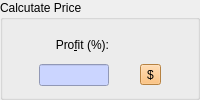
    <widget class="QGroupBox" name="groupBox">
     <property name="sizePolicy">
      <sizepolicy hsizetype="Minimum" vsizetype="Preferred">
       <horstretch>0</horstretch>
       <verstretch>0</verstretch>
      </sizepolicy>
     </property>
     <property name="minimumSize">
      <size>
       <width>150</width>
       <height>0</height>
      </size>
     </property>
     <property name="title">
      <string>Calcutate Price</string>
     </property>
     <layout class="QGridLayout">
      <item row="1" column="1">
       <widget class="QToolButton" name="btnCalculatePrice">
        <property name="palette">
         <palette>
          <active>
           <colorrole role="WindowText">
            <brush brushstyle="SolidPattern">
             <color alpha="255">
              <red>0</red>
              <green>0</green>
              <blue>0</blue>
             </color>
            </brush>
           </colorrole>
           <colorrole role="Button">
            <brush brushstyle="SolidPattern">
             <color alpha="255">
              <red>255</red>
              <green>182</green>
              <blue>93</blue>
             </color>
            </brush>
           </colorrole>
           <colorrole role="Light">
            <brush brushstyle="SolidPattern">
             <color alpha="255">
              <red>255</red>
              <green>240</green>
              <blue>221</blue>
             </color>
            </brush>
           </colorrole>
           <colorrole role="Midlight">
            <brush brushstyle="SolidPattern">
             <color alpha="255">
              <red>255</red>
              <green>211</green>
              <blue>157</blue>
             </color>
            </brush>
           </colorrole>
           <colorrole role="Dark">
            <brush brushstyle="SolidPattern">
             <color alpha="255">
              <red>127</red>
              <green>91</green>
              <blue>46</blue>
             </color>
            </brush>
           </colorrole>
           <colorrole role="Mid">
            <brush brushstyle="SolidPattern">
             <color alpha="255">
              <red>170</red>
              <green>121</green>
              <blue>62</blue>
             </color>
            </brush>
           </colorrole>
           <colorrole role="Text">
            <brush brushstyle="SolidPattern">
             <color alpha="255">
              <red>0</red>
              <green>0</green>
              <blue>0</blue>
             </color>
            </brush>
           </colorrole>
           <colorrole role="BrightText">
            <brush brushstyle="SolidPattern">
             <color alpha="255">
              <red>255</red>
              <green>255</green>
              <blue>255</blue>
             </color>
            </brush>
           </colorrole>
           <colorrole role="ButtonText">
            <brush brushstyle="SolidPattern">
             <color alpha="255">
              <red>0</red>
              <green>0</green>
              <blue>0</blue>
             </color>
            </brush>
           </colorrole>
           <colorrole role="Base">
            <brush brushstyle="SolidPattern">
             <color alpha="255">
              <red>255</red>
              <green>255</green>
              <blue>255</blue>
             </color>
            </brush>
           </colorrole>
           <colorrole role="Window">
            <brush brushstyle="SolidPattern">
             <color alpha="255">
              <red>255</red>
              <green>182</green>
              <blue>93</blue>
             </color>
            </brush>
           </colorrole>
           <colorrole role="Shadow">
            <brush brushstyle="SolidPattern">
             <color alpha="255">
              <red>0</red>
              <green>0</green>
              <blue>0</blue>
             </color>
            </brush>
           </colorrole>
           <colorrole role="AlternateBase">
            <brush brushstyle="SolidPattern">
             <color alpha="255">
              <red>255</red>
              <green>218</green>
              <blue>174</blue>
             </color>
            </brush>
           </colorrole>
          </active>
          <inactive>
           <colorrole role="WindowText">
            <brush brushstyle="SolidPattern">
             <color alpha="255">
              <red>0</red>
              <green>0</green>
              <blue>0</blue>
             </color>
            </brush>
           </colorrole>
           <colorrole role="Button">
            <brush brushstyle="SolidPattern">
             <color alpha="255">
              <red>255</red>
              <green>182</green>
              <blue>93</blue>
             </color>
            </brush>
           </colorrole>
           <colorrole role="Light">
            <brush brushstyle="SolidPattern">
             <color alpha="255">
              <red>255</red>
              <green>240</green>
              <blue>221</blue>
             </color>
            </brush>
           </colorrole>
           <colorrole role="Midlight">
            <brush brushstyle="SolidPattern">
             <color alpha="255">
              <red>255</red>
              <green>211</green>
              <blue>157</blue>
             </color>
            </brush>
           </colorrole>
           <colorrole role="Dark">
            <brush brushstyle="SolidPattern">
             <color alpha="255">
              <red>127</red>
              <green>91</green>
              <blue>46</blue>
             </color>
            </brush>
           </colorrole>
           <colorrole role="Mid">
            <brush brushstyle="SolidPattern">
             <color alpha="255">
              <red>170</red>
              <green>121</green>
              <blue>62</blue>
             </color>
            </brush>
           </colorrole>
           <colorrole role="Text">
            <brush brushstyle="SolidPattern">
             <color alpha="255">
              <red>0</red>
              <green>0</green>
              <blue>0</blue>
             </color>
            </brush>
           </colorrole>
           <colorrole role="BrightText">
            <brush brushstyle="SolidPattern">
             <color alpha="255">
              <red>255</red>
              <green>255</green>
              <blue>255</blue>
             </color>
            </brush>
           </colorrole>
           <colorrole role="ButtonText">
            <brush brushstyle="SolidPattern">
             <color alpha="255">
              <red>0</red>
              <green>0</green>
              <blue>0</blue>
             </color>
            </brush>
           </colorrole>
           <colorrole role="Base">
            <brush brushstyle="SolidPattern">
             <color alpha="255">
              <red>255</red>
              <green>255</green>
              <blue>255</blue>
             </color>
            </brush>
           </colorrole>
           <colorrole role="Window">
            <brush brushstyle="SolidPattern">
             <color alpha="255">
              <red>255</red>
              <green>182</green>
              <blue>93</blue>
             </color>
            </brush>
           </colorrole>
           <colorrole role="Shadow">
            <brush brushstyle="SolidPattern">
             <color alpha="255">
              <red>0</red>
              <green>0</green>
              <blue>0</blue>
             </color>
            </brush>
           </colorrole>
           <colorrole role="AlternateBase">
            <brush brushstyle="SolidPattern">
             <color alpha="255">
              <red>255</red>
              <green>218</green>
              <blue>174</blue>
             </color>
            </brush>
           </colorrole>
          </inactive>
          <disabled>
           <colorrole role="WindowText">
            <brush brushstyle="SolidPattern">
             <color alpha="255">
              <red>127</red>
              <green>91</green>
              <blue>46</blue>
             </color>
            </brush>
           </colorrole>
           <colorrole role="Button">
            <brush brushstyle="SolidPattern">
             <color alpha="255">
              <red>255</red>
              <green>182</green>
              <blue>93</blue>
             </color>
            </brush>
           </colorrole>
           <colorrole role="Light">
            <brush brushstyle="SolidPattern">
             <color alpha="255">
              <red>255</red>
              <green>240</green>
              <blue>221</blue>
             </color>
            </brush>
           </colorrole>
           <colorrole role="Midlight">
            <brush brushstyle="SolidPattern">
             <color alpha="255">
              <red>255</red>
              <green>211</green>
              <blue>157</blue>
             </color>
            </brush>
           </colorrole>
           <colorrole role="Dark">
            <brush brushstyle="SolidPattern">
             <color alpha="255">
              <red>127</red>
              <green>91</green>
              <blue>46</blue>
             </color>
            </brush>
           </colorrole>
           <colorrole role="Mid">
            <brush brushstyle="SolidPattern">
             <color alpha="255">
              <red>170</red>
              <green>121</green>
              <blue>62</blue>
             </color>
            </brush>
           </colorrole>
           <colorrole role="Text">
            <brush brushstyle="SolidPattern">
             <color alpha="255">
              <red>127</red>
              <green>91</green>
              <blue>46</blue>
             </color>
            </brush>
           </colorrole>
           <colorrole role="BrightText">
            <brush brushstyle="SolidPattern">
             <color alpha="255">
              <red>255</red>
              <green>255</green>
              <blue>255</blue>
             </color>
            </brush>
           </colorrole>
           <colorrole role="ButtonText">
            <brush brushstyle="SolidPattern">
             <color alpha="255">
              <red>127</red>
              <green>91</green>
              <blue>46</blue>
             </color>
            </brush>
           </colorrole>
           <colorrole role="Base">
            <brush brushstyle="SolidPattern">
             <color alpha="255">
              <red>255</red>
              <green>182</green>
              <blue>93</blue>
             </color>
            </brush>
           </colorrole>
           <colorrole role="Window">
            <brush brushstyle="SolidPattern">
             <color alpha="255">
              <red>255</red>
              <green>182</green>
              <blue>93</blue>
             </color>
            </brush>
           </colorrole>
           <colorrole role="Shadow">
            <brush brushstyle="SolidPattern">
             <color alpha="255">
              <red>0</red>
              <green>0</green>
              <blue>0</blue>
             </color>
            </brush>
           </colorrole>
           <colorrole role="AlternateBase">
            <brush brushstyle="SolidPattern">
             <color alpha="255">
              <red>255</red>
              <green>182</green>
              <blue>93</blue>
             </color>
            </brush>
           </colorrole>
          </disabled>
         </palette>
        </property>
        <property name="toolTip">
         <string>Calculate price based on utility</string>
        </property>
        <property name="statusTip">
         <string>Calculate price automatically</string>
        </property>
        <property name="text">
         <string>$</string>
        </property>
       </widget>
      </item>
      <item row="1" column="0">
       <widget class="QLineEdit" name="editUtility">
        <property name="sizePolicy">
         <sizepolicy hsizetype="Maximum" vsizetype="Fixed">
          <horstretch>0</horstretch>
          <verstretch>0</verstretch>
         </sizepolicy>
        </property>
        <property name="minimumSize">
         <size>
          <width>50</width>
          <height>0</height>
         </size>
        </property>
        <property name="maximumSize">
         <size>
          <width>70</width>
          <height>16777215</height>
         </size>
        </property>
        <property name="styleSheet">
         <string>background: rgb(203,213,255);</string>
        </property>
       </widget>
      </item>
      <item row="0" column="0">
       <widget class="QLabel" name="label_3">
        <property name="sizePolicy">
         <sizepolicy hsizetype="Minimum" vsizetype="Preferred">
          <horstretch>0</horstretch>
          <verstretch>0</verstretch>
         </sizepolicy>
        </property>
        <property name="text">
         <string>Pro&amp;fit (%):</string>
        </property>
        <property name="alignment">
         <set>Qt::AlignRight|Qt::AlignTrailing|Qt::AlignVCenter</set>
        </property>
        <property name="buddy">
         <cstring>editUtility</cstring>
        </property>
       </widget>
      </item>
     </layout>
    </widget>
